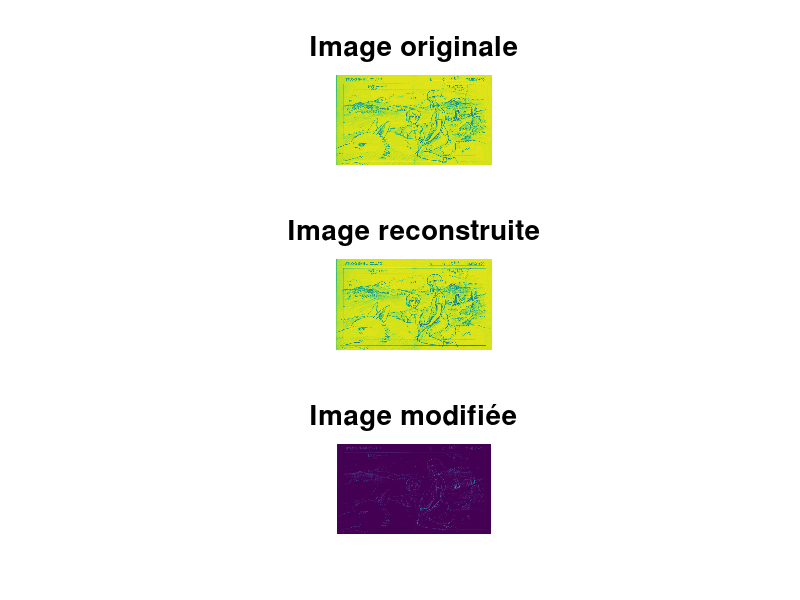

This chart was generated by the following MATLAB code:
clear;
close all;

% Récupération des données :
load("Data_Exo_2/ImSG1.mat");
load("Data_Exo_2/SG1.mat");

% Résolution via les moindres carrés
I_c = Data;
I_c = I_c(:);
J = DataMod;
J = J(:);
J =  log(J);
n = length(I_c);
A = [-I_c ones(n,1)];
Beta = A\J;

% Reconstitution de l'image originale
[l,c] = size(ImMod);
J_im = log(ImMod(:));
I_trouve = ((Beta(2)*ones(length(J_im),1)) - J_im) / Beta(1);
I_trouve = reshape(I_trouve,l,c);

% Erreur des moindres carrés
RMSE = sqrt(mean(mean((I - I_trouve).^2)));

%Affichage de l'image
figure();				% Premiere fenetre d'affichage
subplot(3,1,1);				% La fenetre comporte 2 lignes et 2 colonnes
imagesc(I);
axis off;
axis equal;
title('Image originale','FontSize',20);

subplot(3,1,2);				% La fenetre comporte 2 lignes et 2 colonnes
imagesc(I_trouve);
axis off;
axis equal;
title('Image reconstruite','FontSize',20);

subplot(3,1,3);				% La fenetre comporte 2 lignes et 2 colonnes
imagesc(ImMod);
axis off;
axis equal;
title('Image modifiée','FontSize',20);

